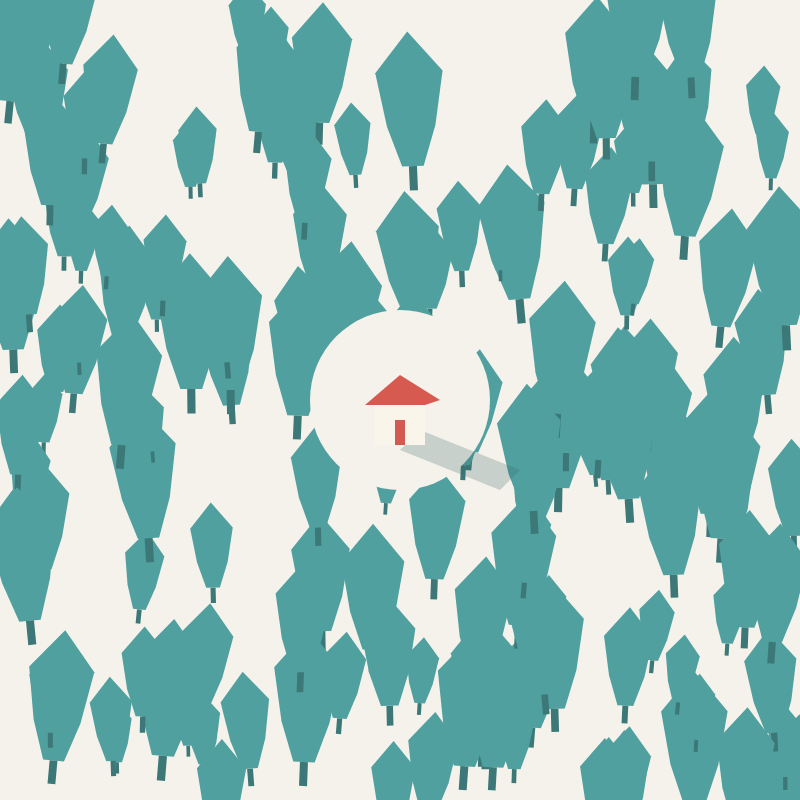
Frame 1 (no input)
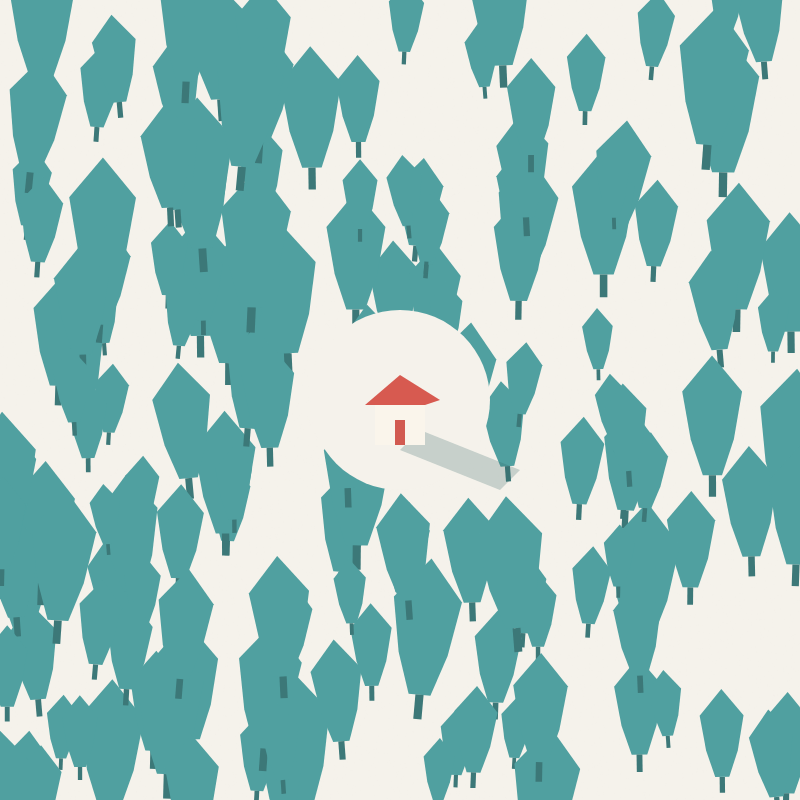
Frame 2 (the mouse pressed at the canvas centre, redrawn once)

The p5.js sketch that drew these frames (run headless with seeded random() and noise() and a simulated clock; the mouse was pressed at the canvas centre and the sketch redrawn once):

// p5.js sketch
// ── sketch.js
function setup() {
  createCanvas(800, 800);
  noLoop();
}

function draw() {

  background(245, 242, 235);

  drawTexture();

  // 森林
  for (let i = 0; i < 160; i++) {

    let x = random(width);

    let y = random(height);

    let s = random(0.6, 1.4);

    drawTree(x, y, s);
  }

  // 中央留白
  fill(245, 242, 235);
  noStroke();

  ellipse(width / 2, height / 2, 180, 180);

  // 小屋
  drawHouse(width / 2, height / 2 + 10);
}

function drawTree(x, y, s) {

  push();

  translate(x, y);

  rotate(random(-0.1, 0.1));

  noStroke();

  fill(80, 160, 160);

  beginShape();

  vertex(0, -50 * s);

  vertex(25 * s, -20 * s);

  vertex(18 * s, 20 * s);

  vertex(8 * s, 50 * s);

  vertex(-8 * s, 50 * s);

  vertex(-18 * s, 20 * s);

  vertex(-25 * s, -20 * s);

  endShape(CLOSE);

  fill(60, 120, 120);

  rect(
    -3 * s,
    50 * s,
    6 * s,
    18 * s
  );

  pop();
}

function drawHouse(x, y) {

  push();

  translate(x, y);

  noStroke();

  // 阴影

  fill(50, 100, 100, 60);

  quad(
    20,
    20,
    120,
    60,
    100,
    80,
    0,
    40
  );

  // 房体

  fill(250, 245, 235);

  rect(-25, -5, 50, 40);

  // 门

  fill(210, 90, 80);

  rect(-5, 10, 10, 25);

  // 屋顶

  fill(215, 90, 80);

  beginShape();

  vertex(-35, -5);

  vertex(0, -35);

  vertex(40, -10);

  vertex(25, -5);

  endShape(CLOSE);

  pop();
}

function drawTexture() {

  strokeWeight(1);

  for (let i = 0; i < 25000; i++) {

    stroke(
      random(220, 245),
      random(220, 245),
      random(220, 245),
      12
    );

    point(
      random(width),
      random(height)
    );
  }
}
